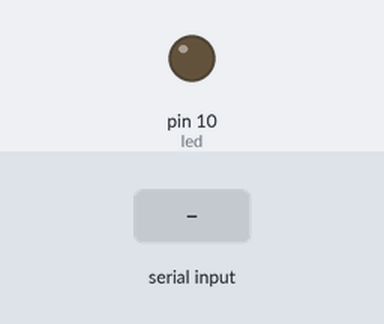
A sketch run on a simulated Arduino Uno, built with avr-gcc and run on an emulated ATmega328P. Shown: output pins drawn as LEDs (lit = HIGH). The inputs (shaded band) are chosen by the test bench.

Above: at 1.2 s.
1.3 s: "1" received over Serial
At 2.5 s:
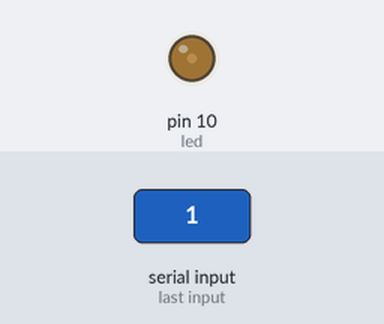
2.8 s: "2" received over Serial
At 3.7 s:
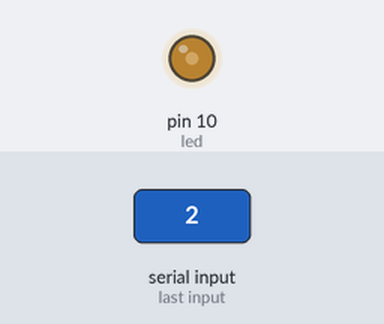
4.3 s: "3" received over Serial
At 4.8 s:
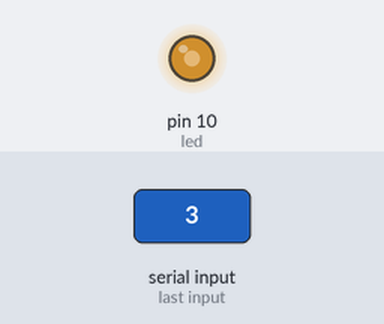
5.8 s: "4" received over Serial
At 7.2 s:
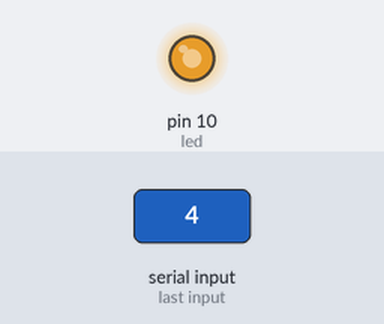
Timing chart, 0 to 8.3 s (numbered marks = the images above; inputs shaded):
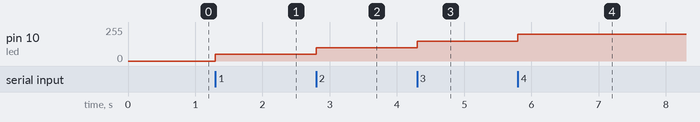

The sketch:

sketch_dec7b_serialanaledcon.ino
```cpp
const int led = 10;

void setup() {
  // put your setup code here, to run once:
  Serial.begin(115200);
  pinMode(led,OUTPUT);
}

void loop() {
  // put your main code here, to run repeatedly:
  if(Serial.available()){
    char a = Serial.read();

    switch(a) {
      case '0' :
        analogWrite(led, 0);
        break;

      case '1' :
        analogWrite(led, 50*1);
        break;

      case '2' :
        analogWrite(led, 50*2);
        break;

      case '3' :
        analogWrite(led, 50*3);
        break;

      case '4' :
        analogWrite(led, 50*4);
        break;

      case '5' :
        analogWrite(led, 50*5);
        break;

      default :
        break;
    }
  }
}
```

Measured:
- after the input at 1.3 s, pin 10 (led): 0/255 → 50/255 at once
- after the input at 2.8 s, pin 10 (led): 50/255 → 100/255 at once
- after the input at 4.3 s, pin 10 (led): 100/255 → 150/255 at once
- after the input at 5.8 s, pin 10 (led): 150/255 → 200/255 at once
